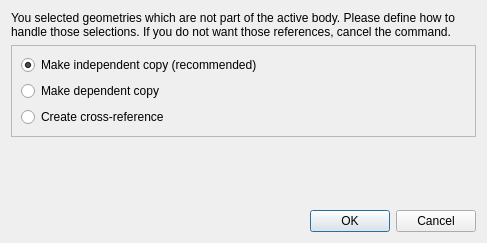
<?xml version="1.0" encoding="UTF-8"?>
<ui version="4.0">
 <class>PartDesignGui::DlgReference</class>
 <widget class="QDialog" name="PartDesignGui::DlgReference">
  <property name="geometry">
   <rect>
    <x>0</x>
    <y>0</y>
    <width>487</width>
    <height>243</height>
   </rect>
  </property>
  <property name="windowTitle">
   <string>Reference</string>
  </property>
  <layout class="QVBoxLayout" name="verticalLayout_2">
   <item>
    <widget class="QLabel" name="label">
     <property name="text">
      <string>You selected geometries which are not part of the active body. Please define how to handle those selections. If you do not want those references, cancel the command.</string>
     </property>
     <property name="scaledContents">
      <bool>true</bool>
     </property>
     <property name="wordWrap">
      <bool>true</bool>
     </property>
    </widget>
   </item>
   <item>
    <widget class="QFrame" name="frame">
     <property name="frameShape">
      <enum>QFrame::StyledPanel</enum>
     </property>
     <property name="frameShadow">
      <enum>QFrame::Raised</enum>
     </property>
     <layout class="QVBoxLayout" name="verticalLayout">
      <item>
       <widget class="QRadioButton" name="radioIndependent">
        <property name="text">
         <string>Make independent copy (recommended)</string>
        </property>
        <property name="checked">
         <bool>true</bool>
        </property>
       </widget>
      </item>
      <item>
       <widget class="QRadioButton" name="radioDependent">
        <property name="text">
         <string>Make dependent copy</string>
        </property>
       </widget>
      </item>
      <item>
       <widget class="QRadioButton" name="radioXRef">
        <property name="text">
         <string>Create cross-reference</string>
        </property>
       </widget>
      </item>
     </layout>
    </widget>
   </item>
   <item>
    <spacer name="verticalSpacer">
     <property name="orientation">
      <enum>Qt::Vertical</enum>
     </property>
     <property name="sizeHint" stdset="0">
      <size>
       <width>20</width>
       <height>40</height>
      </size>
     </property>
    </spacer>
   </item>
   <item>
    <widget class="QDialogButtonBox" name="buttonBox">
     <property name="orientation">
      <enum>Qt::Horizontal</enum>
     </property>
     <property name="standardButtons">
      <set>QDialogButtonBox::Cancel|QDialogButtonBox::Ok</set>
     </property>
    </widget>
   </item>
  </layout>
 </widget>
 <resources/>
 <connections>
  <connection>
   <sender>buttonBox</sender>
   <signal>accepted()</signal>
   <receiver>PartDesignGui::DlgReference</receiver>
   <slot>accept()</slot>
   <hints>
    <hint type="sourcelabel">
     <x>248</x>
     <y>254</y>
    </hint>
    <hint type="destinationlabel">
     <x>157</x>
     <y>274</y>
    </hint>
   </hints>
  </connection>
  <connection>
   <sender>buttonBox</sender>
   <signal>rejected()</signal>
   <receiver>PartDesignGui::DlgReference</receiver>
   <slot>reject()</slot>
   <hints>
    <hint type="sourcelabel">
     <x>316</x>
     <y>260</y>
    </hint>
    <hint type="destinationlabel">
     <x>286</x>
     <y>274</y>
    </hint>
   </hints>
  </connection>
 </connections>
</ui>
